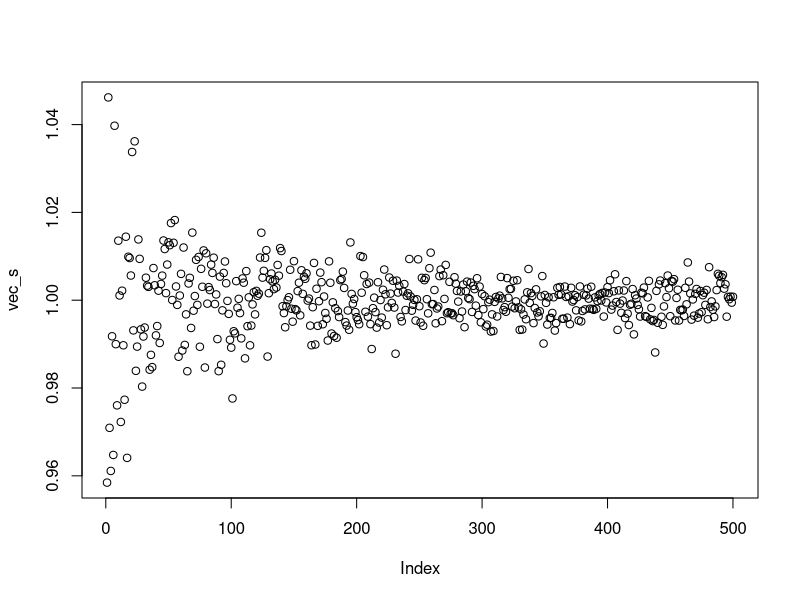

The R source for this figure:
# Create a sequence of numbers between -10 and 10 incrementing by 0.1.

runif(10, min = -1, max = 1)
vec_m <- 0
vec_s <- 0
for(i in 1:500){
data <-rnorm(i*100, mean = 2.5, sd = 1)
#hist(data)
vec_m[i] <- MASS::fitdistr(data, "normal")[["estimate"]][["mean"]]
vec_s[i] <- MASS::fitdistr(data, "normal")[["estimate"]][["sd"]]
# Choose the mean as 2.5 and standard deviation as 0.5.
#y <- dnorm(x, mean = 2.5, sd = 0.5)
}
plot(vec_s)
#print(y[["estimate"]][["mean"]])
# Give the chart file a name.
png(file = "dnorm.png")

# R < scriptName.R --no-save  
